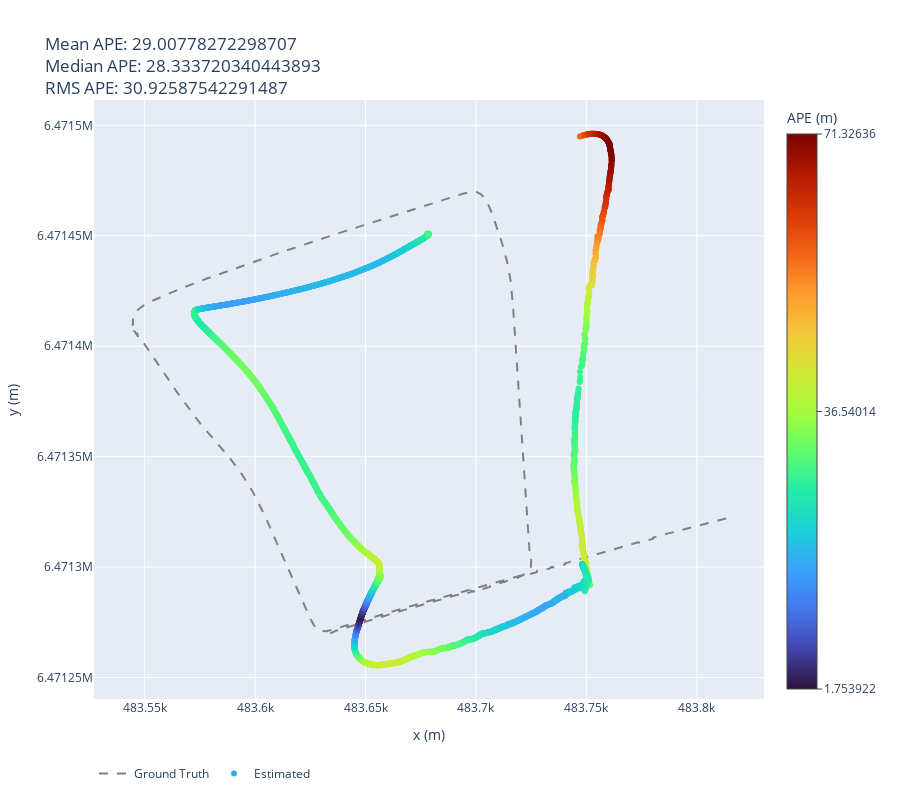

The code cell stored with this chart in its notebook:
### Code cell
trajs = {
    'fitted_slam': (to_tum(processor.orbslam.mapping._trajectory_tum, processor.orbslam.mapping.trajectory_fitted_utm), to_tum(processor.orbslam.mapping._trajectory_tum_gt_wgs, processor.orbslam.mapping.trajectory_gt_utm)),
    'fitted_loc_0': (to_tum(processor.orbslam.localization[0]._trajectory_tum, processor.orbslam.localization[0].trajectory_fitted_utm), to_tum(processor.orbslam.localization[0]._trajectory_tum_gt_wgs, processor.orbslam.localization[0].trajectory_gt_utm)),
    'fitted_loc_1': (to_tum(processor.orbslam.localization[1]._trajectory_tum, processor.orbslam.localization[1].trajectory_fitted_utm), to_tum(processor.orbslam.localization[1]._trajectory_tum_gt_wgs, processor.orbslam.localization[1].trajectory_gt_utm)),
    'fitted_loc_2': (to_tum(processor.orbslam.localization[2]._trajectory_tum, processor.orbslam.localization[2].trajectory_fitted_utm), to_tum(processor.orbslam.localization[2]._trajectory_tum_gt_wgs, processor.orbslam.localization[2].trajectory_gt_utm)),
    # 'fitted_loc_3': (to_tum(processor.orbslam.localization[3]._trajectory_tum, processor.orbslam.localization[3].trajectory_fitted_utm), to_tum(processor.orbslam.localization[3]._trajectory_tum_gt_wgs, processor.orbslam.localization[3].trajectory_gt_utm)),
}

# name = 'fitted_slam'
# name = 'fitted_loc_0'
# name = 'fitted_loc_1'
name = 'fitted_loc_2'
# name = 'fitted_loc_3'

print(trajs[name][0].shape)

ape_fig = create_ape_fig(*trajs[name])
ape_fig.show()

### Figure 1 — Plotly figure (JSON) as saved in the notebook; plotly's stock layout.template omitted (floating-point values rounded to 4 significant figures; data arrays with more than 128 entries replaced by an {"elided": "..."} marker saying what was removed)
{"data": [{"line": {"color": "gray", "dash": "dash"}, "name": "Ground Truth", "type": "scatter", "x": {"elided": "4511 float values"}, "y": {"elided": "4511 float values"}}, {"marker": {"color": {"elided": "4095 float values"}, "colorbar": {"tickmode": "array", "ticks": "outside", "tickvals": [1.754, 36.54, 71.33], "title": {"side": "top", "text": "APE (m)"}}, "colorscale": [[0, "#30123b"], [0.07143, "#4145ab"], [0.1429, "#4675ed"], [0.2143, "#39a2fc"], [0.2857, "#1bcfd4"], [0.3571, "#24eca6"], [0.4286, "#61fc6c"], [0.5, "#a4fc3b"], [0.5714, "#d1e834"], [0.6429, "#f3c63a"], [0.7143, "#fe9b2d"], [0.7857, "#f36315"], [0.8571, "#d93806"], [0.9286, "#b11901"], [1, "#7a0402"]], "showscale": true}, "mode": "markers", "name": "Estimated", "type": "scatter", "x": {"elided": "4095 float values"}, "y": {"elided": "4095 float values"}}], "layout": {"height": 800, "legend": {"orientation": "h"}, "title": {"text": "Mean APE: 29.00778272298707<br>Median APE: 28.333720340443893<br>RMS APE: 30.92587542291487"}, "xaxis": {"title": {"text": "x (m)"}}, "yaxis": {"scaleanchor": "x", "scaleratio": 1, "title": {"text": "y (m)"}}}}
